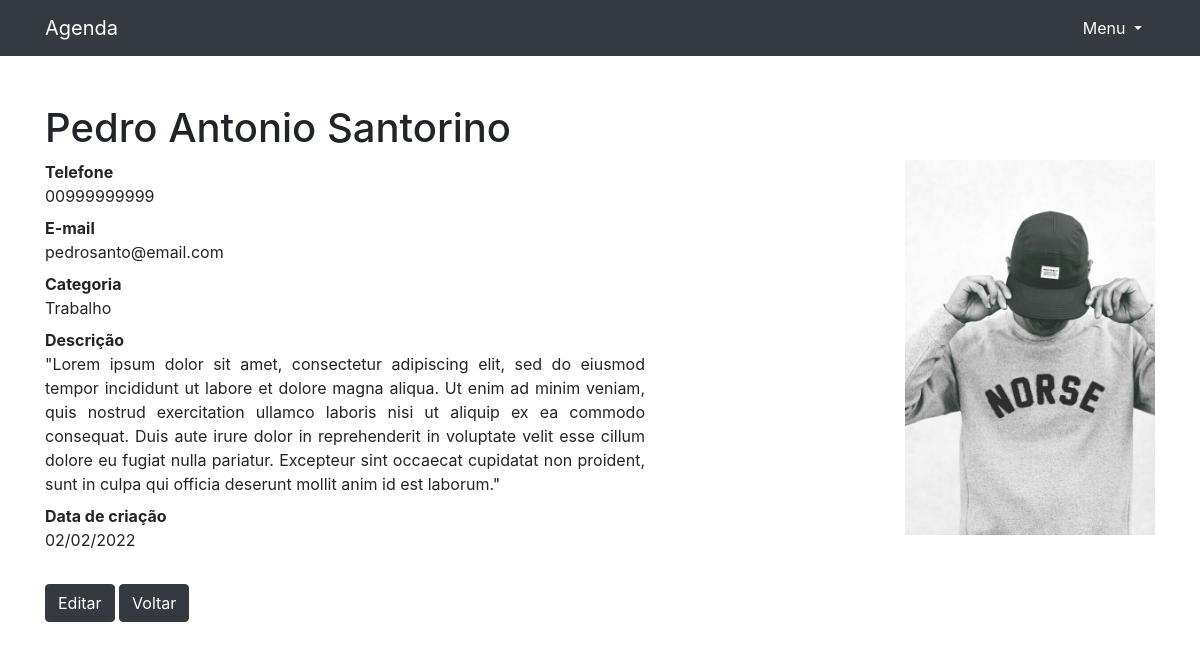
Page /11 on the committed database.
### contatos/models.py (models this page shows, shortened)
class Contato(models.Model):  # Model dos contatos relacionado à Categoria.
    nome = models.CharField(max_length=20)
    sobrenome = models.CharField(max_length=20, blank=True)
    telefone = models.CharField(max_length=11)
    email = models.CharField(max_length=50, blank=True)
    data_criacao = models.DateTimeField(default=timezone.now)
    descricao = models.TextField(blank=True)
    categoria = models.ForeignKey(Categoria, on_delete=models.DO_NOTHING)
    mostrar = models.BooleanField(default=True)
    foto = models.ImageField(blank=True, upload_to='fotos/%Y/%m/')

class Categoria(models.Model):  # Model que terá relação Many-to-One
    nome = models.CharField(max_length=20)
    def __str__(self):
        return self.nome

### contatos/views.py (the view)
# urls.py: path('<int:contato_id>', views.ver_contato, name='ver_contato'),
def ver_contato(request, contato_id):
    contato = get_object_or_404(Contato, id=contato_id)  # Levanta Erro 404 quando contato não for localizado.
    if not contato.mostrar:  # Impede que o contato seja exibido, se não estiver com mostrar ativado.
        raise Http404()
    return render(request, 'contatos/ver_contato.html', {
        'contato': contato
    })

### contatos/templates/contatos/ver_contato.html (shortened to what this page needs)
{% extends 'base.html'%}
{%block conteudo%}
    <h1 class="mt-5">{{ contato.nome }} {{ contato.sobrenome }}</h1>
    {% if contato.foto %}
        <div style="float: right">
          <p>
              <img src="{{ contato.foto.url }}" style="max-width: 250px; height: auto;">
          </p>
        </div>
    {% endif %}
    <dl>
      <dt>Telefone</dt>
      <dd>{{ contato.telefone }}</dd>
      <dt>E-mail</dt>
      <dd>{{ contato.email }}</dd>
      <dt>Categoria</dt>
      <dd>{{ contato.categoria }}</dd>
      <dt>Descrição</dt>
      <dd style="text-align:justify; word-wrap: break-word; width:600px;">
        {{ contato.descricao }}
      </dd>
      <dt>Data de criação</dt>
      <dd>
          {{ contato.data_criacao|date:'d/m/Y' }}
      </dd>
      <div style="display: inline-block;"><br>
          <a class="btn btn-dark" href="{% url 'editar_contato' contato.id %}" role="button">Editar</a>
          <a class="btn btn-dark" href="{% url 'index' %}" role="button">Voltar</a>
      </div>
    </dl>
{%endblock%}

### rows in the picture
Contato: nome "Pedro Antonio", sobrenome "Santorino", foto (picture), telefone "00999999999", email "pedrosanto@email.com", categoria "Trabalho", descricao "\"Lorem ipsum dolor sit amet, consectetur adipiscing elit, sed do eiusmod tempor incididunt ut labore et dolore magna aliqua. Ut enim ad minim veniam, quis nostrud exercitation ullamco laboris nisi ut aliquip ex ea commodo consequat. Duis aute irure dolor in reprehenderit in voluptate velit esse cillum dolore eu fugiat nulla pariatur. Excepteur sint occaecat cupidatat non proident, sunt in culpa qui officia deserunt mollit anim id est laborum.\"", data_criacao "02/02/2022"
